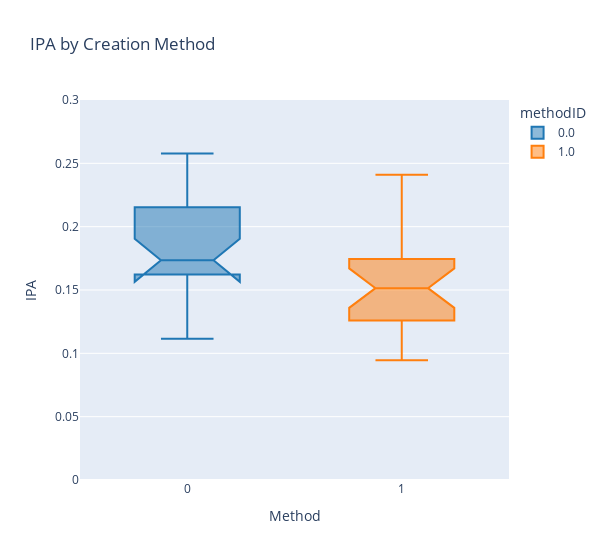

Write notebook code for a chart like this one.
### Code cell
df = ipa_data_crt.reset_index(level=1)
crt_ipa_fig = px.box(df, x='methodID', y ='IPA', color='methodID', notched=True, title='IPA by Creation Method', color_discrete_sequence=px.colors.qualitative.D3)
crt_ipa_fig.update_yaxes(range=[0,0.3])
crt_ipa_fig.update_layout(
    xaxis_title='Method',
    yaxis_title='IPA',
    width=600,
)
crt_ipa_fig.show()

### Figure 1 — Plotly figure (JSON) as saved in the notebook; plotly's stock layout.template omitted (floating-point values rounded to 4 significant figures)
{"data": [{"alignmentgroup": "True", "hovertemplate": "methodID=%{x}<br>IPA=%{y}<extra></extra>", "legendgroup": "0.0", "marker": {"color": "#1F77B4"}, "name": "0.0", "notched": true, "offsetgroup": "0.0", "orientation": "v", "showlegend": true, "type": "box", "x": [0, 0, 0, 0, 0, 0, 0, 0, 0, 0, 0, 0, 0, 0, 0, 0, 0, 0, 0, 0, 0, 0, 0, 0], "x0": " ", "xaxis": "x", "y": [0.1528, 0.1681, 0.1722, 0.3274, 0.1691, 0.1115, 0.2425, 0.1334, 0.2578, 0.2082, 0.2225, 0.1346, 0.1504, 0.2391, 0.1748, 0.1908, 0.1837, 0.158, 0.1719, 0.2517, 0.1683, 0.1774, 0.1832, 0.1666], "y0": " ", "yaxis": "y"}, {"alignmentgroup": "True", "hovertemplate": "methodID=%{x}<br>IPA=%{y}<extra></extra>", "legendgroup": "1.0", "marker": {"color": "#FF7F0E"}, "name": "1.0", "notched": true, "offsetgroup": "1.0", "orientation": "v", "showlegend": true, "type": "box", "x": [1, 1, 1, 1, 1, 1, 1, 1, 1, 1, 1, 1, 1, 1, 1, 1, 1, 1, 1, 1, 1, 1, 1, 1], "x0": " ", "xaxis": "x", "y": [0.1166, 0.1325, 0.1524, 0.2116, 0.1192, 0.09462, 0.2409, 0.09869, 0.2246, 0.1716, 0.1235, 0.1488, 0.1284, 0.2226, 0.1608, 0.1285, 0.1724, 0.1212, 0.1506, 0.1651, 0.1767, 0.1772, 0.1498, 0.1528], "y0": " ", "yaxis": "y"}], "layout": {"boxmode": "overlay", "legend": {"title": {"text": "methodID"}, "tracegroupgap": 0}, "title": {"text": "IPA by Creation Method"}, "width": 600, "xaxis": {"anchor": "y", "categoryarray": [0, 1], "categoryorder": "array", "domain": [0, 1], "title": {"text": "Method"}}, "yaxis": {"anchor": "x", "domain": [0, 1], "range": [0, 0.3], "title": {"text": "IPA"}}}}
